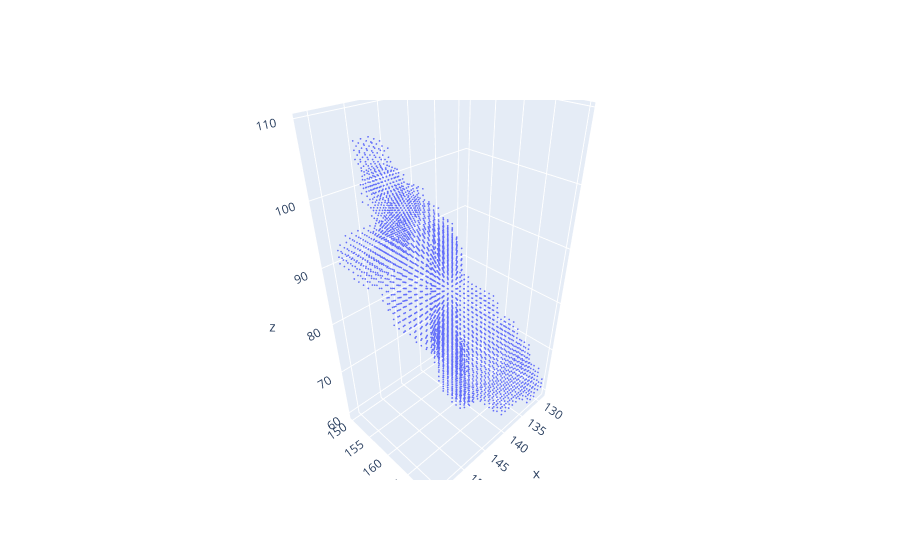

Notebook cell for this chart:
### Code cell
cld.draw_numpy_bucket(bucket_raw)

### Figure 1 — Plotly figure (JSON) as saved in the notebook; plotly's stock layout.template omitted (floating-point values rounded to 4 significant figures; data arrays with more than 128 entries replaced by an {"elided": "..."} marker saying what was removed)
{"data": [{"marker": {"opacity": 1, "size": 1}, "mode": "markers", "type": "scatter3d", "x": {"elided": "4154 int values"}, "y": {"elided": "4154 int values"}, "z": {"elided": "4154 int values"}}], "layout": {}}
